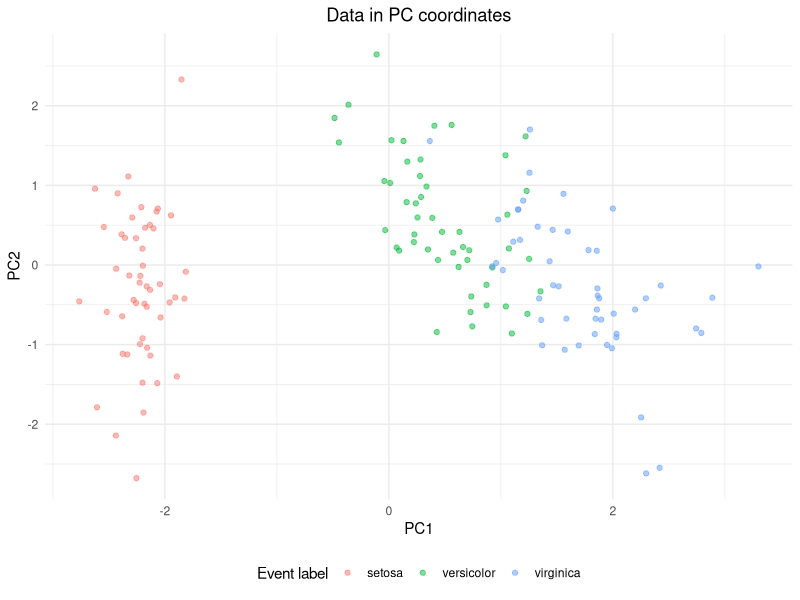
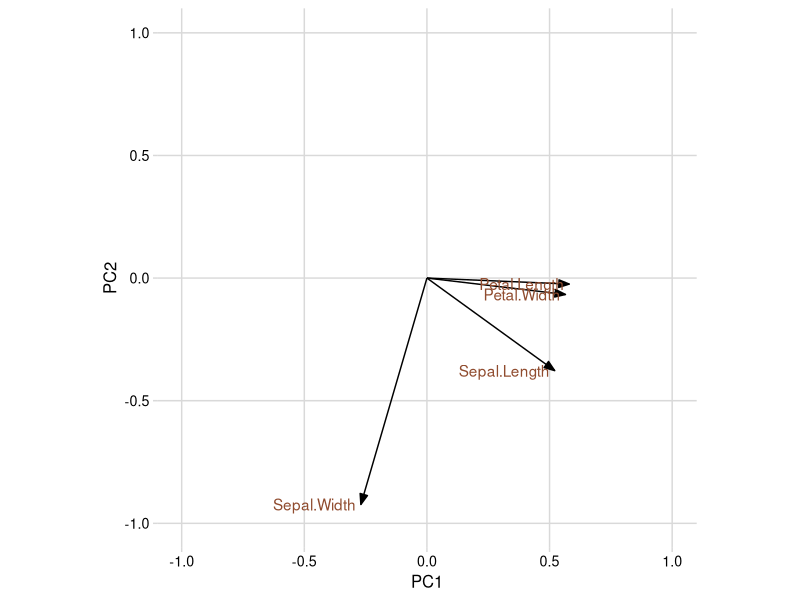

Write R code to recreate these figures, in order.
## ---- chunk 1
#| message = FALSE  
library("tidyverse") 
library("broom") 
library("cowplot")
## ---- chunk 2
iris
## ---- chunk 3
pca_fit <- iris |>  
  select(where(is.numeric)) |>   
  prcomp(scale = TRUE)
## ---- chunk 4
pca_fit |>    
  augment(iris) |>    
  ggplot(aes(.fittedPC1, .fittedPC2,              
             colour = Species)) +    
  geom_point(alpha = 0.5) +   
  theme_minimal() +   
  theme(legend.position = "bottom",          
        plot.title = element_text(hjust = 0.5)) +   
  labs(x = "PC1", 
       y = "PC2", 
       title = "Data in PC coordinates", 
       colour = "Event label")
## ---- chunk 5
# extract rotation matrix
pca_fit %>%
  tidy(matrix = "rotation")
## ---- chunk 6
# define arrow style for plotting
arrow_style <- arrow(
  angle = 20, ends = "first", type = "closed", length = grid::unit(8, "pt")
)

# plot rotation matrix
pca_fit %>%
  tidy(matrix = "rotation") %>%
  pivot_wider(names_from = "PC", names_prefix = "PC", values_from = "value") %>%
  ggplot(aes(PC1, PC2)) +
  geom_segment(xend = 0, yend = 0, arrow = arrow_style) +
  geom_text(
    aes(label = column),
    hjust = 1, nudge_x = -0.02, 
    color = "#904C2F"
  ) +
  xlim(-1, 1) + ylim(-1, 1) +
  coord_fixed() + # fix aspect ratio to 1:1
  theme_minimal_grid(12)
